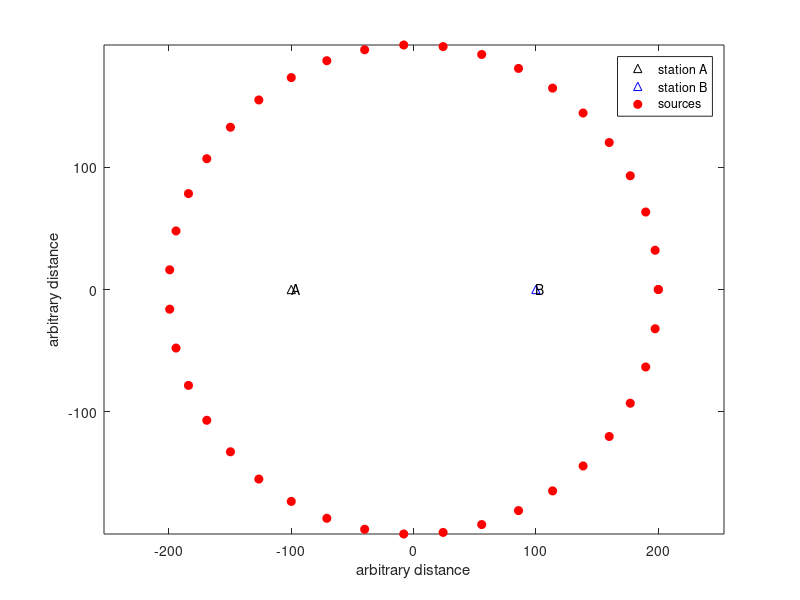

MATLAB code for this plot: (Note: this script raises an error after producing the figure.)
% ambientnoiseXCdemo
% create animation to demonstrate direct wave correlation for GF
% This shows the relationship of direct arrivals from a distribution of
% sources to the cross correlation function
clear, close all

% Try a small number of sources first (Ns=20), so you can see what is going
% on. Then increase the number of sources (Ns=1000) for more effective
% interference. You can see how the source XC changes with increasing
% numbers of sources
Ns=40;

% Another thing to modify is the distribution of sources. You can change
% the range of angles (see phi below) as well as the range of distances
% (see r below)

% Lastly, you can add a single scatterer (xD,yD below). Change this flag to
% 1 if you want to include the scatterer. Note that if you change this to
% 1, there will be a large spike at zero lag in the correlations
scatterer_flag=0;

% First, define station locations:
xA=-100; % distance units can be anything here
xB=100;
yA=0;
yB=0;

%Next, set up an evenly distributed collection of sources ala Waapenar
% SEG 2005

% Here phi is the angle measured CCW from positive X.
phi=linspace(0,2*pi,Ns);
% phi=phi-3*pi/2;
% Try removing a section of sources to see how it influences the final XC
% function
% phi=linspace(0.25,1.25*pi,Ns);

r=200; % this is the radius of the circle of sources

% You can also try sources at random distances. What you will see is it
% does not change the correlation function much although it obviously
% changes the arrival times of the direct waves at the stations
% r=randi([500 1000],1,Ns);
xs=r.*cos(phi);  % x position of sources
ys=r.*sin(phi);  % y position of sources

figure
plot(xA,yA,'k^',xB,yB,'b^')
hold on
text(xA,yA+1,'A');
text(xB,yB+1,'B');

plot(xs,ys,'o','MarkerFaceColor','r','MarkerEdgeColor','r')
axis equal
xlabel('arbitrary distance')
ylabel('arbitrary distance')
legend('station A','station B','sources')
drawnow
%%
% define a wavelet for plotting - A ricker wavelet works well (wavetype 2)
nsamp=41;
delta=0.001;
s=stfunc(nsamp,delta,.02,.02,2);
t=(0:nsamp-1)*delta;
figure;
subplot(211)
plot(t,s)
xlabel('time')
ylabel('arbitrary amplitude')
title('source wavelet')

% plot the derivative of the source wavelet too
ds=diff(s);
ds(nsamp)=0;
subplot(212)
plot(t,ds)
xlabel('time')
ylabel('arbitrary amplitude')
title('d/dt of the source wavelet')

drawnow
%%
% now compute traveltimes for all points to A
dA=sqrt( (xA-xs).^2 + (yA-ys).^2); % dA is the distance between A and every source
c=1000; % wave speed equal 1000 (if everything is m and s, this is 1 km/s)
ttA=dA/c; % and the travel times

% and do the same for all points to station B
dB=sqrt( (xB-xs).^2 + (yB-ys).^2);
ttB=dB/c;


% add a scatterer
if scatterer_flag
    disp('adding scattered arrival')
    
    xD=0;
    yD=-150;
    figure(1)
    plot(xD,yD,'ko'); legend('station A','station B','sources','scatterer')
    
    dDA=sqrt( (xD-xs).^2 + (yD-ys).^2) + sqrt( (xD-xA).^2 + (yD-yA).^2  );
    ttDA=dDA/c;
    dDB=sqrt( (xD-xs).^2 + (yD-ys).^2) + sqrt( (xD-xB).^2 + (yD-yB).^2  );
    ttDB=dDB/c;
    totsamp=ceil(max([ttA,ttB,ttDA,ttDB])/delta)+nsamp;
    
    ttAsamp=round(ttA/delta);
    ttBsamp=round(ttB/delta);
    ttDAsamp=round(ttDA/delta);
    ttDBsamp=round(ttDB/delta);
    
else
    totsamp=ceil(max([ttA,ttB])/delta)+nsamp;
    ttAsamp=round(ttA/delta);
    ttBsamp=round(ttB/delta);
    
end
%%
% and the seismograms for A and B
tottime=totsamp*delta;
seisA=zeros(Ns,totsamp);
seisB=seisA;

for n=1:Ns
    seisA(n,ttAsamp(n)+1:ttAsamp(n)+nsamp)=s;
    seisB(n,ttBsamp(n)+1:ttBsamp(n)+nsamp)=s;
    if scatterer_flag
        seisA(n,ttDAsamp(n)+1:ttDAsamp(n)+nsamp)=s;
        seisB(n,ttDBsamp(n)+1:ttDBsamp(n)+nsamp)=s;
    end
end

% do not plot these if the number of sources is more than 500
if Ns<500
    figure
    offset=rad2deg(phi)'*ones(1,totsamp);
    tvec=(0:totsamp-1)*delta;
    normval=offset(2,1)-offset(1,1);
    subplot(211)
    plot(tvec,normval*seisA+offset,'k')
    ylabel('center-to-source angle')
    title('receiver A')
    
    subplot(212)
    plot(tvec,normval*seisB+offset,'k')
    ylabel('center-to-source angle')
    xlabel('time')
    title('receiver B')
    drawnow
end
%%
% now cross correlate
xc=zeros(Ns,(totsamp*2-1));
for n=1:Ns
    [xc(n,:),lag]=xcorr(seisA(n,:),seisB(n,:),'coeff');
end

% if there is a scatterer, you will get a large positive correlation at 0
% lag. You can suppress that here
if scatterer_flag
    midsamp=totsamp;
    srtsamp=(midsamp-length(s)+1);
    stpsamp=(midsamp+length(s)-1);
    tmpxc=xcorr(s,s,'coeff');
    for n=1:Ns
        xc(n,srtsamp:stpsamp)=xc(n,srtsamp:stpsamp)-tmpxc/2;
    end
end

xcstack=sum(xc)/Ns;

if Ns<500
    
    figure
    offset2=rad2deg(phi)'*ones(1,size(xc,2));
    
    subplot(4,1,1:3)
    plot(lag*delta,normval*xc+offset2,'k')
    ylabel('center-to-source angle')
    xlabel('time lag')
    axis tight
    
    subplot(414)
    plot(lag*delta,xcstack)
    xlabel('time lag')
    xlim([min(lag*delta),max(lag*delta)])
    ylm=1.1*min(xcstack(1,1:(totsamp-length(s))));
    ylM=1.1*max(xcstack(1,1:(totsamp-length(s))));
    ylim([ylm ylM])
end

figure
plot(lag*delta,xcstack)
xlabel('time lag')
xlim([min(lag*delta),max(lag*delta)])
title('stack of all cross correlations')
ylm=1.1*min(xcstack(1,1:(totsamp-length(s))));
ylM=1.1*max(xcstack(1,1:(totsamp-length(s))));
ylim([ylm ylM])